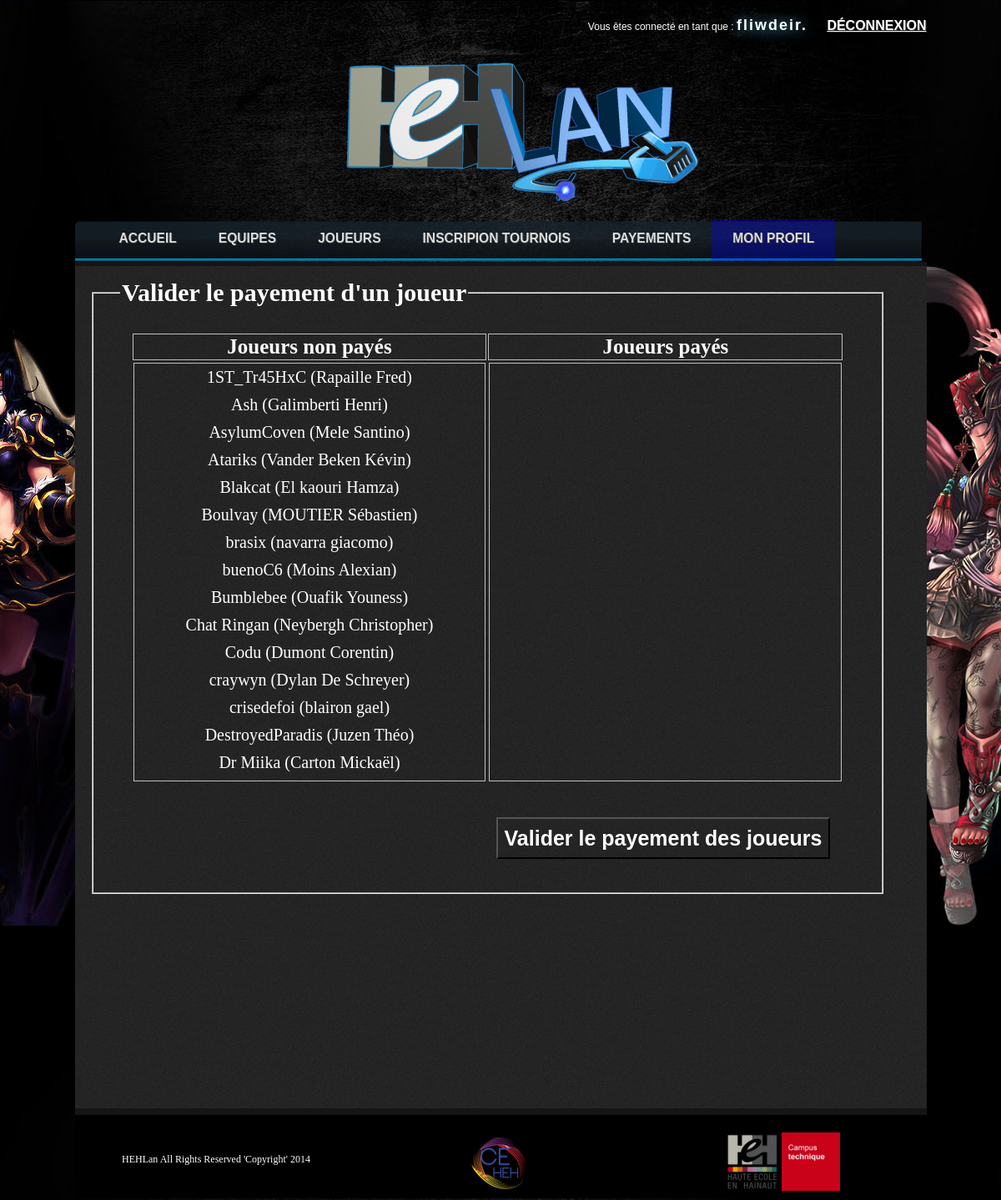
The app's page /admin.php?page=Payements (signed in) with its own data.
### tables this page shows
CREATE TABLE IF NOT EXISTS `joueurs` (
  `id_joueur` int(11) unsigned NOT NULL AUTO_INCREMENT,
  `pseudo` varchar(80) NOT NULL,
  `password` varchar(255) NOT NULL,
  `nom` varchar(255) NOT NULL,
  `prenom` varchar(255) NOT NULL,
  `email` varchar(255) NOT NULL,
  `sexe` varchar(255) NOT NULL,
  `gsm` varchar(255) NOT NULL,
  `paye` tinyint(1) NOT NULL DEFAULT '0',
  `avatar` blob,
  `ecole` varchar(255) DEFAULT NULL,
  `date_de_naissance` date DEFAULT NULL,
  `level` smallint(6) NOT NULL DEFAULT '5',
  PRIMARY KEY (`id_joueur`)
);

### admin/joueursPayes.php (the view, shortened to what this page needs)
<?php
$sql="SELECT j.pseudo AS pseudo, j.id_joueur AS id, j.nom AS nom, j.prenom AS prenom
    FROM  joueurs j
    WHERE j.paye = 0
    ORDER BY j.pseudo
";
$req = $connexion->query($sql);
?>
<div id="JoueurPaye">
    <fieldset>
        <legend>Valider le payement d'un joueur</legend>
        <table>
            <thead>
                <tr>
                    <th>Joueurs non payés</th>
                    <th>Joueurs payés</th>
                </tr>
            </thead>
            <tbody>
                <tr>
                    <td>
                        <div id="listeJoueursNonPayes">
                        <?php
                        try {
                            while($joueur = $req->fetch()){
                                if (!empty($joueur)){
                                    echo'
                                        <h6 class="ClasslisteJoueursNonPayes" value="'.$joueur['id'].'">'.$joueur['pseudo'].'  ('.$joueur['nom'].' '.$joueur['prenom'].')</h6>
                                    ';
                                }else echo "La liste des joueurs inscrits n'est pas encore disponible!";
                            }
                        }
                        catch(PDOException $e) {
                            echo 'Base de données est indisponible pour le moment!';
                        }
                        ?>
                        </div>
                    </td>
                    <td >
                        <div id="listeValidePayement">
                        </div>
                    </td>
                </tr>
            </tbody>
        </table>
        <input type="button" id="submitValiderPayementJoueur" value="Valider le payement des joueurs">
    </fieldset>
</div>

### css/main.css (style rules this page uses)
body { background: url("/img/bg/bg_site4.jpg") top center no-repeat; width: 100%; height: 100%; margin: auto; padding: 0; font-size: 12px; color: #ffffff; }
h1, h2, h3, h4, h5, h6 { margin: 0; padding: 5px; }
#listeInscrit td,th { color: white; border:1px silver solid; text-align:center; vertical-align:middle; background-repeat:no-repeat; background-position:center; width: 60px; overflow: hidden; }
#listeInscrit td:nth-child(2),th:nth-child(2),td:nth-child(3),th:nth-child(3) { width: 160px; }

### admin/joueursPayes.php (style rules this page uses)
div#JoueurPaye { width: 100%; }
div#JoueurPaye legend { font-size: 30px; margin: 10px; font-weight: bold; }
div#JoueurPaye fieldset { font-size: 30px; margin: 10px; font-weight: bold; padding-top: 20px; padding-bottom: 40px }
div#JoueurPaye table { width: 95%; text-align: center; table-layout: fixed; margin: auto; text-align: center; margin-bottom: 20px; }
div#JoueurPaye th,td { width: 50%; font-size: 25px; }
div#JoueurPaye div { height: 500px; overflow: auto; border: 1px silver solid; }
h6.ClasslisteJoueursNonPayes, h6.ClasslisteJoueursPayes { font-size: 20px; font-weight: normal; cursor: pointer; }
div#JoueurPaye input[type='button'] { background: none; color: #fff; width: 400px; font-size: 25px; font-weight: bold; height: 50px; margin-top: 20px; cursor: pointer; float: right; margin-right:40px; }

### records on screen
joueurs: $joueur['id'] 138 (drawn), pseudo "1ST_Tr45HxC", nom "Rapaille", prenom "Fred"
joueurs: $joueur['id'] 106 (drawn), pseudo "Ash", nom "Galimberti", prenom "Henri"
joueurs: $joueur['id'] 154 (drawn), pseudo "AsylumCoven", nom "Mele", prenom "Santino"
joueurs: $joueur['id'] 140 (drawn), pseudo "Atariks", nom "Vander Beken", prenom "Kévin"
joueurs: $joueur['id'] 176 (drawn), pseudo "Blakcat", nom "El kaouri", prenom "Hamza"
joueurs: $joueur['id'] 29 (drawn), pseudo "Boulvay", nom "MOUTIER", prenom "Sébastien"
joueurs: $joueur['id'] 35 (drawn), pseudo "brasix", nom "navarra", prenom "giacomo"
joueurs: $joueur['id'] 146 (drawn), pseudo "buenoC6", nom "Moins", prenom "Alexian"
joueurs: $joueur['id'] 206 (drawn), pseudo "Bumblebee", nom "Ouafik", prenom "Youness"
joueurs: $joueur['id'] 119 (drawn), pseudo "Chat Ringan", nom "Neybergh", prenom "Christopher"
joueurs: $joueur['id'] 93 (drawn), pseudo "Codu", nom "Dumont", prenom "Corentin"
joueurs: $joueur['id'] 104 (drawn), pseudo "craywyn", nom "Dylan", prenom "De Schreyer"
joueurs: $joueur['id'] 117 (drawn), pseudo "crisedefoi", nom "blairon", prenom "gael"
joueurs: $joueur['id'] 31 (drawn), pseudo "DestroyedParadis", nom "Juzen", prenom "Théo"
joueurs: $joueur['id'] 76 (drawn), pseudo "Dr Miika", nom "Carton", prenom "Mickaël"

### other values on screen
$_SESSION["Auth"]["pseudo"] "fliwdeir"
